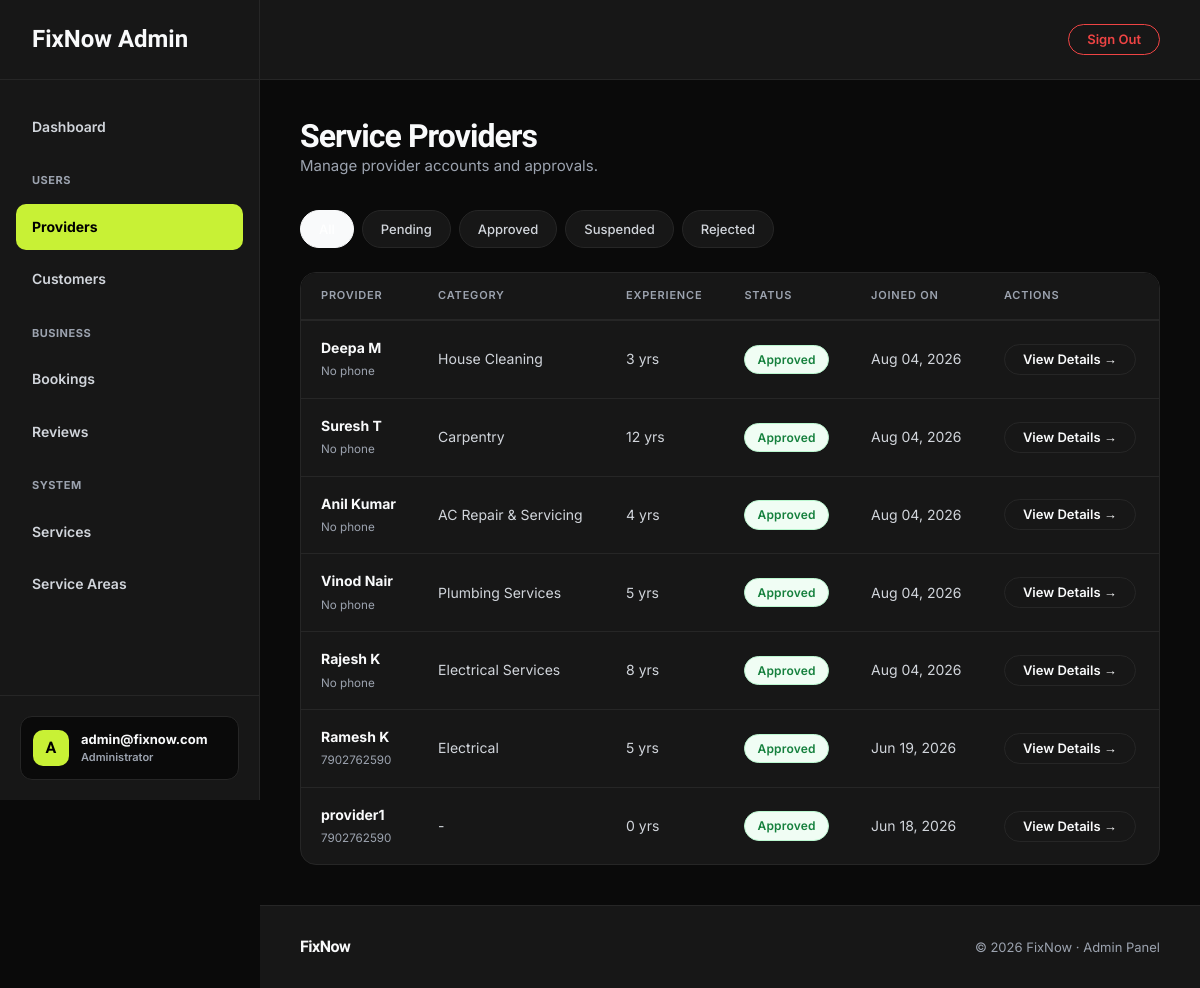
The app's page /dashboard/providers/ (signed in) with its own data.
### fixnow_app/models.py (models this page shows, shortened)
class CustomUser(AbstractUser):
    USER_TYPE_CHOICES = (
        ('customer', 'Customer'),
        ('provider', 'Provider'),
    )
    username = None
    email = models.EmailField(unique=True)
    phone = models.CharField(max_length=20, blank=True, null=True)
    user_type = models.CharField(max_length=20, choices=USER_TYPE_CHOICES, blank=True, null=True)
    created_at = models.DateTimeField(auto_now_add=True)
    updated_at = models.DateTimeField(auto_now=True)
    USERNAME_FIELD = 'email'
    REQUIRED_FIELDS = []
    objects = CustomUserManager()

class ProviderProfile(models.Model):
    STATUS_CHOICES = (
        ('pending', 'Pending'),
        ('approved', 'Approved'),
        ('rejected', 'Rejected'),
        ('suspended', 'Suspended'),
    )
    user = models.OneToOneField(CustomUser, on_delete=models.CASCADE, related_name='provider_profile')
    category = models.ForeignKey(ServiceCategory, on_delete=models.SET_NULL, null=True, blank=True, related_name='providers')
    custom_category_request = models.CharField(max_length=200, blank=True, null=True)
    bio = models.TextField(blank=True)
    experience_years = models.IntegerField(default=0)
    profile_photo = models.ImageField(upload_to='provider_photos/', blank=True, null=True)
    id_proof = models.FileField(upload_to='id_proofs/', blank=True, null=True)
    service_pincodes = models.ManyToManyField(ServicePincode, blank=True, related_name='providers')
    is_available = models.BooleanField(default=True)
    avg_rating = models.DecimalField(max_digits=3, decimal_places=2, default=0.00)
    status = models.CharField(max_length=20, choices=STATUS_CHOICES, default='pending')
    created_at = models.DateTimeField(auto_now_add=True)
    updated_at = models.DateTimeField(auto_now=True)

class ServiceCategory(models.Model):
    name = models.CharField(max_length=100)
    slug = models.SlugField(unique=True)
    icon = models.ImageField(upload_to='category_icons/', blank=True, null=True)
    description = models.TextField(blank=True)
    is_active = models.BooleanField(default=True)
    created_at = models.DateTimeField(auto_now_add=True)
    class Meta:
        verbose_name_plural = 'Service Categories'
        ordering = ['name']

### fixnow_app/views/admin_views.py (the view)
# urls.py: path('dashboard/providers/', views.admin_provider_list, name='admin_provider_list'),
@login_required(login_url='admin_login')
def admin_provider_list(request):
    if not request.user.is_staff:
        return redirect('admin_login')
    status_filter = request.GET.get('status', '')
    providers = ProviderProfile.objects.select_related('user', 'category').order_by('-created_at')
    if status_filter:
        providers = providers.filter(status=status_filter)
    return render(request, 'admin_pages/provider_list.html', {
        'providers': providers,
        'status_filter': status_filter,
    })

### templates/admin_pages/provider_list.html (shortened to what this page needs)
{% extends "admin_pages/base.html" %}
{% block nav_providers %}active{% endblock %}
{% block content %}
<div class="fn-page-header">
    <div style="display: flex; justify-content: space-between; align-items: flex-end; flex-wrap: wrap; gap: 24px;">
        <div>
            <h1 class="fn-display fn-display-sm">Service Providers</h1>
            <p class="fn-page-sub">Manage provider accounts and approvals.</p>
        </div>
    </div>
</div>
<div class="fn-filter-bar" style="margin-bottom: 24px;">
    <a href="{% url 'admin_provider_list' %}" class="fn-filter-btn {% if not status_filter %}fn-filter-active{% endif %}">All</a>
    <a href="?status=pending" class="fn-filter-btn {% if status_filter == 'pending' %}fn-filter-active{% endif %}">Pending</a>
    <a href="?status=approved" class="fn-filter-btn {% if status_filter == 'approved' %}fn-filter-active{% endif %}">Approved</a>
    <a href="?status=suspended" class="fn-filter-btn {% if status_filter == 'suspended' %}fn-filter-active{% endif %}">Suspended</a>
    <a href="?status=rejected" class="fn-filter-btn {% if status_filter == 'rejected' %}fn-filter-active{% endif %}">Rejected</a>
</div>
<div class="fn-table-wrap">
    <table class="fn-table">
        <thead>
            <tr>
                <th>Provider</th>
                <th>Category</th>
                <th>Experience</th>
                <th>Status</th>
                <th>Joined On</th>
                <th>Actions</th>
            </tr>
        </thead>
        <tbody>
            {% for provider in providers %}
            <tr>
                <td>
                    <strong style="color: var(--fn-text-1);">{{ provider.user.get_full_name|default:provider.user.email }}</strong><br>
                    <small style="color: var(--fn-text-3);">{{ provider.user.phone|default:"No phone" }}</small>
                </td>
                <td>
                    {{ provider.category.name|default:"-" }}
                </td>
                <td>{{ provider.experience_years }} yrs</td>
                <td>
                    <span class="fn-badge fn-badge-{{ provider.status }}">
                        {{ provider.status|title }}
                    </span>
                </td>
                <td>{{ provider.created_at|date:"M d, Y" }}</td>
                <td>
                    <a href="{% url 'admin_provider_detail' provider.id %}" class="fn-btn fn-btn-ghost fn-btn-sm">View Details →</a>
                </td>
            </tr>
            {% empty %}
            <tr>
                <td colspan="6" class="fn-empty" style="padding: 60px 20px;">
                    <div class="fn-empty-sub">No providers found matching this criteria.</div>
                </td>
            </tr>
            {% endfor %}
        </tbody>
    </table>
</div>
{% endblock %}

### templates/admin_pages/base.html (shortened to what this page needs)
{% load static %}
<!DOCTYPE html>
<html lang="en">
<head>
    <link rel="stylesheet" href="{% static 'css/fixnow.css' %}">
    <link rel="stylesheet" href="https://cdnjs.cloudflare.com/ajax/libs/toastr.js/latest/toastr.min.css">
</head>
<body>
<aside class="fn-sidebar">
    <a href="{% url 'admin_dashboard' %}" class="fn-sidebar-logo">FixNow Admin</a>
    <nav class="fn-sidebar-nav">
        <a href="{% url 'admin_dashboard' %}" class="fn-sidebar-link {% block nav_dashboard %}{% endblock %}">Dashboard</a>
        <div style="font-size: 11px; font-weight: 700; color: var(--fn-text-3); text-transform: uppercase; margin: 16px 0 8px 16px; letter-spacing: 0.5px;">Users</div>
        <a href="{% url 'admin_provider_list' %}" class="fn-sidebar-link {% block nav_providers %}{% endblock %}">Providers</a>
        <a href="{% url 'admin_customer_list' %}" class="fn-sidebar-link {% block nav_customers %}{% endblock %}">Customers</a>
        <div style="font-size: 11px; font-weight: 700; color: var(--fn-text-3); text-transform: uppercase; margin: 16px 0 8px 16px; letter-spacing: 0.5px;">Business</div>
        <a href="{% url 'admin_booking_list' %}" class="fn-sidebar-link {% block nav_bookings %}{% endblock %}">Bookings</a>
        <a href="{% url 'admin_review_list' %}" class="fn-sidebar-link {% block nav_reviews %}{% endblock %}">Reviews</a>
        <div style="font-size: 11px; font-weight: 700; color: var(--fn-text-3); text-transform: uppercase; margin: 16px 0 8px 16px; letter-spacing: 0.5px;">System</div>
        <a href="{% url 'admin_category_list' %}" class="fn-sidebar-link {% block nav_categories %}{% endblock %}">Services</a>
        <a href="{% url 'admin_pincode_list' %}" class="fn-sidebar-link {% block nav_pincodes %}{% endblock %}">Service Areas</a>
    </nav>
    <div class="fn-sidebar-footer">
        <div class="fn-user-profile">
            <div class="fn-user-avatar">A</div>
            <div class="fn-user-info">
                <div class="fn-user-name">{{ request.user.email }}</div>
                <div class="fn-user-role">Administrator</div>
            </div>
        </div>
    </div>
</aside>
<div class="fn-main-wrapper">
    <header class="fn-top-header">
        <a href="{% url 'admin_logout' %}" class="fn-btn fn-btn-ghost fn-btn-sm" style="color: #ef4444; border-color: #ef4444;">Sign Out</a>
    </header>
    <div class="fn-content">
        {% block content %}{% endblock %}
    </div>
    <footer class="fn-footer" style="background: var(--fn-bg-card); border-top: 1px solid var(--fn-border);">
        <span class="fn-footer__logo">FixNow</span>
        <span class="fn-footer__copy">
            © 2026 FixNow · Admin Panel
        </span>
    </footer>
</div>
</body>
</html>

### static/css/fixnow.css (style rules this page uses)
:root { --fn-bg: #f5f4ef; --fn-bg-card: #ffffff; --fn-border: #e8e8e8; --fn-text-1: #0d0d0d; --fn-text-2: #4b4b4b; --fn-text-3: #9ca3af; --fn-accent: #c8f135; --fn-accent-dark: #a8cc1a; --fn-red: #ef4444; --fn-font-head: 'Plus Jakarta Sans', sans-serif; --fn-font-body: 'Inter', sans-serif; --fn-radius-card: 16px; --fn-radius-btn: 50px; --fn-shadow-card: 0 1px 3px rgba(0,0,0,0.06); --fn-shadow-action: 0 4px 16px rgba(0,0,0,0.10); --fn-max-width: 1100px; --fn-pad-section: 100px; --fn-pad-mobile: 40px; }
*, *::before, *::after { box-sizing: border-box; margin: 0; padding: 0; }
html { scroll-behavior: smooth; }
body { font-family: var(--fn-font-body); background: var(--fn-bg); color: var(--fn-text-1); font-size: 15px; line-height: 1.6; -webkit-font-smoothing: antialiased; }
a { color: inherit; text-decoration: none; }
p { margin-bottom: 1em; }
p:last-child { margin-bottom: 0; }
.fn-display { font-family: var(--fn-font-head); font-weight: 800; line-height: 1.05; letter-spacing: -0.03em; color: var(--fn-text-1); }
.fn-display-sm { font-size: clamp(22px, 3vw, 32px); }
.fn-btn { display: inline-flex; align-items: center; justify-content: center; gap: 8px; padding: 12px 28px; border-radius: var(--fn-radius-btn); font-family: var(--fn-font-body); font-size: 14px; font-weight: 600; border: none; cursor: pointer; text-decoration: none; transition: all 0.2s; white-space: nowrap; line-height: 1; }
.fn-btn-ghost { background: transparent; color: var(--fn-text-2); border: 1.5px solid var(--fn-border); }
.fn-btn-sm { padding: 8px 18px; font-size: 13px; }
.fn-badge { display: inline-flex; align-items: center; padding: 4px 12px; border-radius: 20px; font-size: 12px; font-weight: 600; font-family: var(--fn-font-body); letter-spacing: 0.2px; }
.fn-badge-approved { background: #f0fdf4; color: #15803d; border: 1px solid #bbf7d0; }
.fn-table-wrap { background: var(--fn-bg-card); border: 1px solid var(--fn-border); border-radius: var(--fn-radius-card); overflow: hidden; }
.fn-table { width: 100%; border-collapse: collapse; font-size: 14px; font-family: var(--fn-font-body); }
.fn-table thead tr { background: var(--fn-bg); border-bottom: 1px solid var(--fn-border); }
.fn-table th { padding: 14px 20px; text-align: left; font-size: 11px; font-weight: 600; text-transform: uppercase; letter-spacing: 0.8px; color: var(--fn-text-3); }
.fn-table td { padding: 16px 20px; color: var(--fn-text-2); border-bottom: 1px solid #f3f4f6; vertical-align: middle; }
.fn-table tbody tr:last-child td { border-bottom: none; }
.fn-filter-bar { display: flex; gap: 8px; flex-wrap: wrap; margin-bottom: 24px; }
.fn-filter-btn { padding: 8px 18px; border-radius: 50px; font-size: 13px; font-weight: 500; color: var(--fn-text-2); background: var(--fn-bg-card); border: 1.5px solid var(--fn-border); text-decoration: none; transition: all 0.2s; cursor: pointer; font-family: var(--fn-font-body); }
.fn-filter-active { background: var(--fn-text-1); color: #fff; border-color: var(--fn-text-1); }
.fn-page-header { margin-bottom: 32px; }
.fn-page-sub { font-size: 15px; color: var(--fn-text-3); }
.fn-footer { border-top: 1px solid var(--fn-border); padding: 28px 40px; display: flex; justify-content: space-between; align-items: center; background: var(--fn-bg); margin-top: auto; }
.fn-footer__logo { font-family: var(--fn-font-head); font-size: 16px; font-weight: 800; letter-spacing: -0.03em; color: var(--fn-text-1); }
.fn-footer__copy { font-size: 13px; color: var(--fn-text-3); }

### records on screen
CustomUser: user.email "admin@fixnow.com"
ProviderProfile: user.get_full_name "Deepa M", user.phone "No phone", category.name "House Cleaning", experience_years "3", status "Approved", created_at "Aug 04, 2026"
ProviderProfile: user.get_full_name "Suresh T", user.phone "No phone", category.name "Carpentry", experience_years "12", status "Approved", created_at "Aug 04, 2026"
ProviderProfile: user.get_full_name "Anil Kumar", user.phone "No phone", category.name "AC Repair & Servicing", experience_years "4", status "Approved", created_at "Aug 04, 2026"
ProviderProfile: user.get_full_name "Vinod Nair", user.phone "No phone", category.name "Plumbing Services", experience_years "5", status "Approved", created_at "Aug 04, 2026"
ProviderProfile: user.get_full_name "Rajesh K", user.phone "No phone", category.name "Electrical Services", experience_years "8", status "Approved", created_at "Aug 04, 2026"
ProviderProfile: user.get_full_name "Ramesh K", user.phone "7902762590", category.name "Electrical", experience_years "5", status "Approved", created_at "Jun 19, 2026"
ProviderProfile: user.get_full_name "provider1", user.phone "7902762590", category.name "-", experience_years "0", status "Approved", created_at "Jun 18, 2026"
